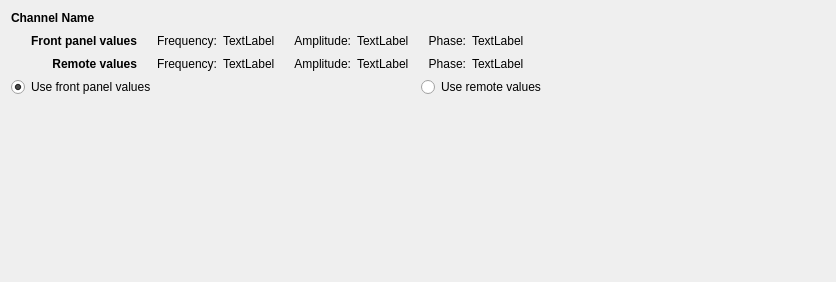
<?xml version="1.0" encoding="UTF-8"?>
<ui version="4.0">
 <class>Form</class>
 <widget class="QWidget" name="Form">
  <property name="geometry">
   <rect>
    <x>0</x>
    <y>0</y>
    <width>836</width>
    <height>282</height>
   </rect>
  </property>
  <property name="windowTitle">
   <string>Form</string>
  </property>
  <layout class="QVBoxLayout" name="verticalLayout">
   <item>
    <widget class="QLabel" name="channel_label">
     <property name="sizePolicy">
      <sizepolicy hsizetype="Preferred" vsizetype="Minimum">
       <horstretch>0</horstretch>
       <verstretch>0</verstretch>
      </sizepolicy>
     </property>
     <property name="text">
      <string>&lt;b&gt;Channel Name&lt;/b&gt;</string>
     </property>
    </widget>
   </item>
   <item>
    <layout class="QGridLayout" name="gridLayout">
     <item row="0" column="2">
      <widget class="QLabel" name="front_frequency_label">
       <property name="text">
        <string>    Frequency:</string>
       </property>
       <property name="alignment">
        <set>Qt::AlignRight|Qt::AlignTrailing|Qt::AlignVCenter</set>
       </property>
      </widget>
     </item>
     <item row="1" column="2">
      <widget class="QLabel" name="remote_frequency_label">
       <property name="text">
        <string>    Frequency:</string>
       </property>
       <property name="alignment">
        <set>Qt::AlignRight|Qt::AlignTrailing|Qt::AlignVCenter</set>
       </property>
      </widget>
     </item>
     <item row="1" column="1">
      <widget class="QLabel" name="remote_row_label">
       <property name="text">
        <string>&lt;b&gt;Remote values&lt;/b&gt;</string>
       </property>
       <property name="alignment">
        <set>Qt::AlignRight|Qt::AlignTrailing|Qt::AlignVCenter</set>
       </property>
      </widget>
     </item>
     <item row="0" column="1">
      <widget class="QLabel" name="front_row_label">
       <property name="text">
        <string>&lt;b&gt;Front panel values&lt;/b&gt;</string>
       </property>
       <property name="textFormat">
        <enum>Qt::AutoText</enum>
       </property>
       <property name="alignment">
        <set>Qt::AlignRight|Qt::AlignTrailing|Qt::AlignVCenter</set>
       </property>
      </widget>
     </item>
     <item row="0" column="8">
      <spacer name="horizontalSpacer">
       <property name="orientation">
        <enum>Qt::Horizontal</enum>
       </property>
       <property name="sizeHint" stdset="0">
        <size>
         <width>40</width>
         <height>20</height>
        </size>
       </property>
      </spacer>
     </item>
     <item row="1" column="4">
      <widget class="QLabel" name="remote_amplitude_label">
       <property name="text">
        <string>    Amplitude:</string>
       </property>
       <property name="alignment">
        <set>Qt::AlignRight|Qt::AlignTrailing|Qt::AlignVCenter</set>
       </property>
      </widget>
     </item>
     <item row="1" column="3">
      <widget class="QLabel" name="remote_frequency_value">
       <property name="text">
        <string>TextLabel</string>
       </property>
      </widget>
     </item>
     <item row="1" column="5">
      <widget class="QLabel" name="remote_amplitude_value">
       <property name="text">
        <string>TextLabel</string>
       </property>
      </widget>
     </item>
     <item row="1" column="6">
      <widget class="QLabel" name="remote_phase_label">
       <property name="text">
        <string>    Phase:</string>
       </property>
       <property name="alignment">
        <set>Qt::AlignRight|Qt::AlignTrailing|Qt::AlignVCenter</set>
       </property>
      </widget>
     </item>
     <item row="1" column="7">
      <widget class="QLabel" name="remote_phase_value">
       <property name="text">
        <string>TextLabel</string>
       </property>
      </widget>
     </item>
     <item row="0" column="4">
      <widget class="QLabel" name="front_amplitude_label">
       <property name="text">
        <string>    Amplitude:</string>
       </property>
       <property name="alignment">
        <set>Qt::AlignRight|Qt::AlignTrailing|Qt::AlignVCenter</set>
       </property>
      </widget>
     </item>
     <item row="0" column="6">
      <widget class="QLabel" name="front_phase_label">
       <property name="text">
        <string>    Phase:</string>
       </property>
       <property name="alignment">
        <set>Qt::AlignRight|Qt::AlignTrailing|Qt::AlignVCenter</set>
       </property>
      </widget>
     </item>
     <item row="0" column="5">
      <widget class="QLabel" name="front_amplitude_value">
       <property name="text">
        <string>TextLabel</string>
       </property>
      </widget>
     </item>
     <item row="0" column="7">
      <widget class="QLabel" name="front_phase_value">
       <property name="text">
        <string>TextLabel</string>
       </property>
      </widget>
     </item>
     <item row="0" column="3">
      <widget class="QLabel" name="front_frequency_value">
       <property name="text">
        <string>TextLabel</string>
       </property>
      </widget>
     </item>
     <item row="0" column="0">
      <widget class="QLabel" name="label_16">
       <property name="text">
        <string>    </string>
       </property>
      </widget>
     </item>
    </layout>
   </item>
   <item>
    <layout class="QHBoxLayout" name="horizontalLayout">
     <item>
      <widget class="QRadioButton" name="use_front_panel_values">
       <property name="text">
        <string>Use front panel values</string>
       </property>
       <property name="checked">
        <bool>true</bool>
       </property>
      </widget>
     </item>
     <item>
      <widget class="QRadioButton" name="use_remote_values">
       <property name="text">
        <string>Use remote values</string>
       </property>
      </widget>
     </item>
    </layout>
   </item>
   <item>
    <spacer name="verticalSpacer">
     <property name="orientation">
      <enum>Qt::Vertical</enum>
     </property>
     <property name="sizeHint" stdset="0">
      <size>
       <width>20</width>
       <height>40</height>
      </size>
     </property>
    </spacer>
   </item>
  </layout>
 </widget>
 <resources/>
 <connections/>
</ui>
